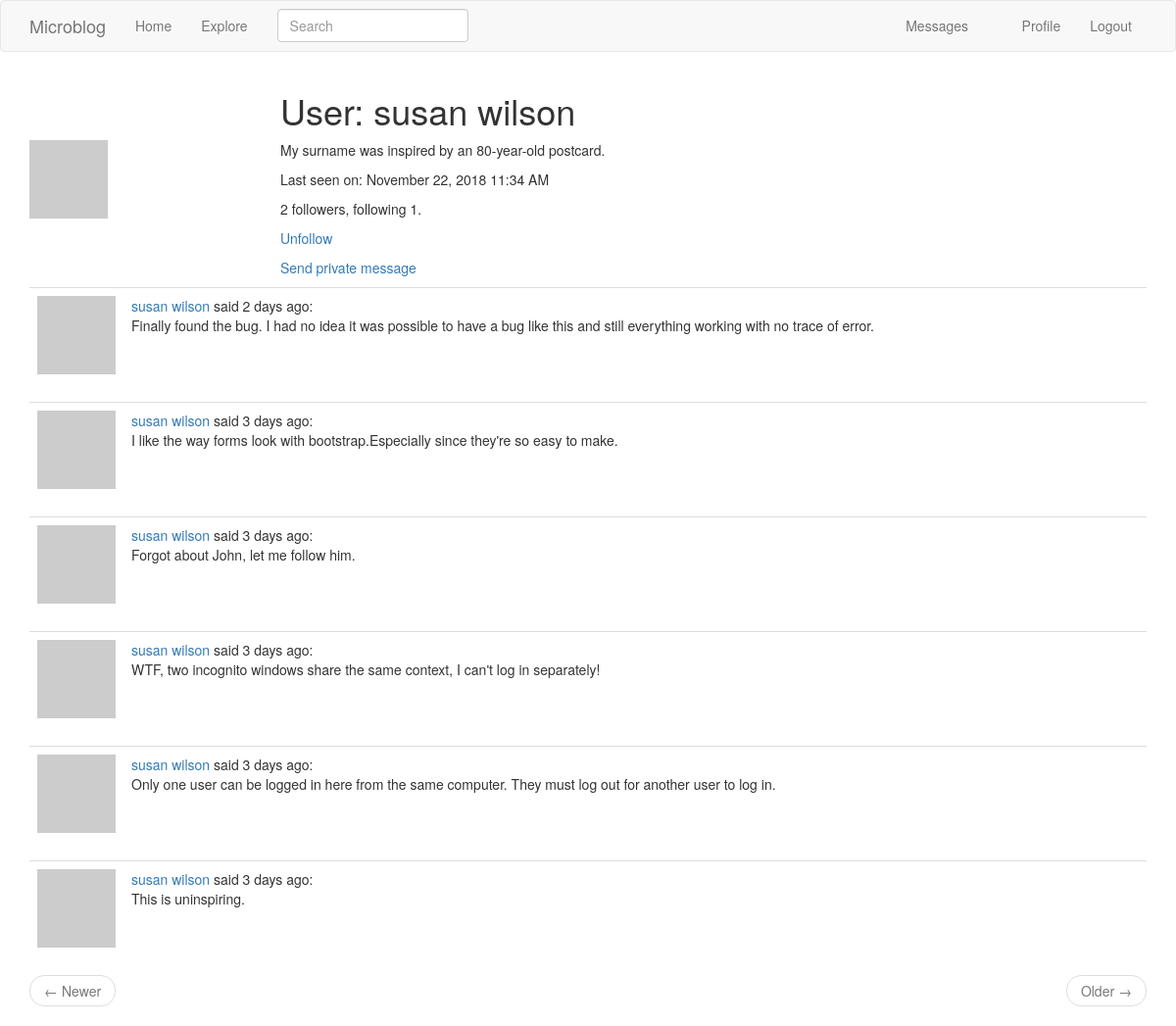
Screenshot of /user/susan wilson (signed in) with the database file from the repository.
### app/models.py (models this page shows, shortened)
class User(UserMixin, db.Model):
    id = db.Column(db.Integer, primary_key=True)
    username = db.Column(db.String(64), index=True, unique=True)
    email = db.Column(db.String(120), index=True, unique=True)
    password_hash = db.Column(db.String(128))
    about_me = db.Column(db.String(140))
    last_seen = db.Column(db.DateTime, default=datetime.utcnow)
    last_message_read_time = db.Column(db.DateTime)
    posts = db.relationship('Post', backref='author', lazy='dynamic')
    followed = db.relationship(
        'User', secondary=followers,
        primaryjoin=(followers.c.follower_id == id),
        secondaryjoin=(followers.c.followed_id == id),
        backref=db.backref('followers', lazy='dynamic'), lazy='dynamic')
    messages_sent = db.relationship(
        'Message',
        foreign_keys='Message.sender_id',
        backref='author', lazy='dynamic')
    messages_received = db.relationship(
        'Message',
        foreign_keys='Message.recipient_id',
        backref='recipient', lazy='dynamic')
    def avatar(self, size):
        digest = md5(self.email.lower().encode('utf-8')).hexdigest()
        return 'https://www.gravatar.com/avatar/{}?d=retro&s={}'.format(
            digest, size)
    def is_following(self, user):
        return self.followed.filter(
            followers.c.followed_id == user.id).count() > 0
    def new_messages(self):
        last_read_time = self.last_message_read_time or datetime(1900, 1, 1)
        return Message.query.filter_by(recipient=self).filter(
            Message.timestamp > last_read_time).count()

class Post(db.Model):
    __searchable__ = ['body']
    id = db.Column(db.Integer, primary_key=True)
    body = db.Column(db.String(140))
    timestamp = db.Column(db.DateTime, index=True, default=datetime.utcnow)
    user_id = db.Column(db.Integer, db.ForeignKey('user.id'))
    language = db.Column(db.String(5))

### app/main/routes.py (the view)
@bp.route('/user/<username>')
@login_required
def user(username):
    user = User.query.filter_by(username=username).first_or_404()
    page = request.args.get('page', 1, type=int)
    posts = user.posts.order_by(Post.timestamp.desc()).paginate(
        page, current_app.config['POSTS_PER_PAGE'], False)
    next_url = url_for('main.user', username=user.username, page=posts.next_num) \
        if posts.has_next else None
    prev_url = url_for('main.user', username=user.username, page=posts.prev_num) \
        if posts.has_prev else None
    return render_template('user.html', user=user, posts=posts.items,
                           prev_url=prev_url, next_url=next_url)

### app/main/forms.py
class SearchForm(FlaskForm):
    q = StringField(_l('Search'), validators=[DataRequired()])
    def __init__(self, *args, **kwargs):
        if 'formdata' not in kwargs:
            kwargs['formdata'] = request.args
        if 'csrf_enabled' not in kwargs:
            kwargs['csrf_enabled'] = False
        super().__init__(*args, **kwargs)

### app/main/routes.py (called while the page is built)
@bp.before_app_request
def before_request():
    if current_user.is_authenticated:
        current_user.last_seen = datetime.utcnow()
        db.session.commit()
        g.search_form = SearchForm()
    g.locale = str(get_locale())

### app/models.py (called while the page is built)
@login.user_loader
def load_user(id):
    return User.query.get(int(id))

### app/templates/user.html
{% extends "base.html" %}
{% block app_content %}
  <table class="tabe">
    <tr>
      <td width="256px" style="border: 0px;">
        <img src="{{ user.avatar(256) }}">
      </td>
      <td style="border: 0px;">
        <h1>{{ _('User:') }} {{ user.username }}</h1>
        {% if user.about_me %}
          <p>{{ user.about_me }}</p>
        {% endif %}
        {% if user.last_seen %}
          <p>{{ _('Last seen on:') }} {{ moment(user.last_seen).format('LLL') }}</p>
        {% endif %}
        <p>{{ user.followers.count() }} {{ _('followers, following') }} {{ user.followed.count() }}.</p>
        {% if user == current_user %}
          <p><a href="{{ url_for('main.edit_profile') }}">{{ _('Edit your profile') }}</a></p>
        {% elif not current_user.is_following(user) %}
          <p><a href="{{ url_for('main.follow', username=user.username) }}">{{ _('Follow') }}</a></p>
        {% else %}
          <p><a href="{{ url_for('main.unfollow', username=user.username) }}">{{ _('Unfollow') }}</a></p>
        {% endif %}
        {% if user != current_user %}
          <p>
            <a href="{{ url_for('main.send_message', recipient=user.username) }}">
              {{ _('Send private message') }}
            </a>
          </p>
        {% endif %}
      </td>
    </tr>
  </table>
  {% for post in posts %}
    {% include '_post.html' %}
  {% endfor %}
  {% include '_page_nav.html' %}
{% endblock %}

### app/templates/_post.html (shortened to what this page needs)
<table class="table table-hover">
  <tr>
    <td width="40px"><img src="{{ post.author.avatar(40) }}"></td>
    <td>
      <span class="user_popup">
        <a href="{{ url_for('main.user', username=post.author.username) }}">
          {{ post.author.username }}
        </a>
      </span>
      {{ _('said') }} {{ moment(post.timestamp).fromNow() }}:
      <br>
      <span id="post{{ post.id }}">{{ post.body }}</span>
    </td>
  </tr>
</table>

### rows the page displays
User: username "susan wilson", about_me "My surname was inspired by an 80-year-old postcard.", last_seen "November 22, 2018 11:34 AM"
Post: author.username "susan wilson", timestamp "2 days ago", body "Finally found the bug. I had no idea it was possible to have a bug like this and still everything working with no trace of error."
Post: author.username "susan wilson", timestamp "3 days ago", body "I like the way forms look with bootstrap.Especially since they're so easy to make."
Post: author.username "susan wilson", timestamp "3 days ago", body "Forgot about John, let me follow him."
Post: author.username "susan wilson", timestamp "3 days ago", body "WTF, two incognito windows share the same context, I can't log in separately!"
Post: author.username "susan wilson", timestamp "3 days ago", body "Only one user can be logged in here from the same computer. They must log out for another user to log in."
Post: author.username "susan wilson", timestamp "3 days ago", body "This is uninspiring."

### other values shown
{{ user.followers.count() }} "2"
{{ user.followed.count() }} "1"
